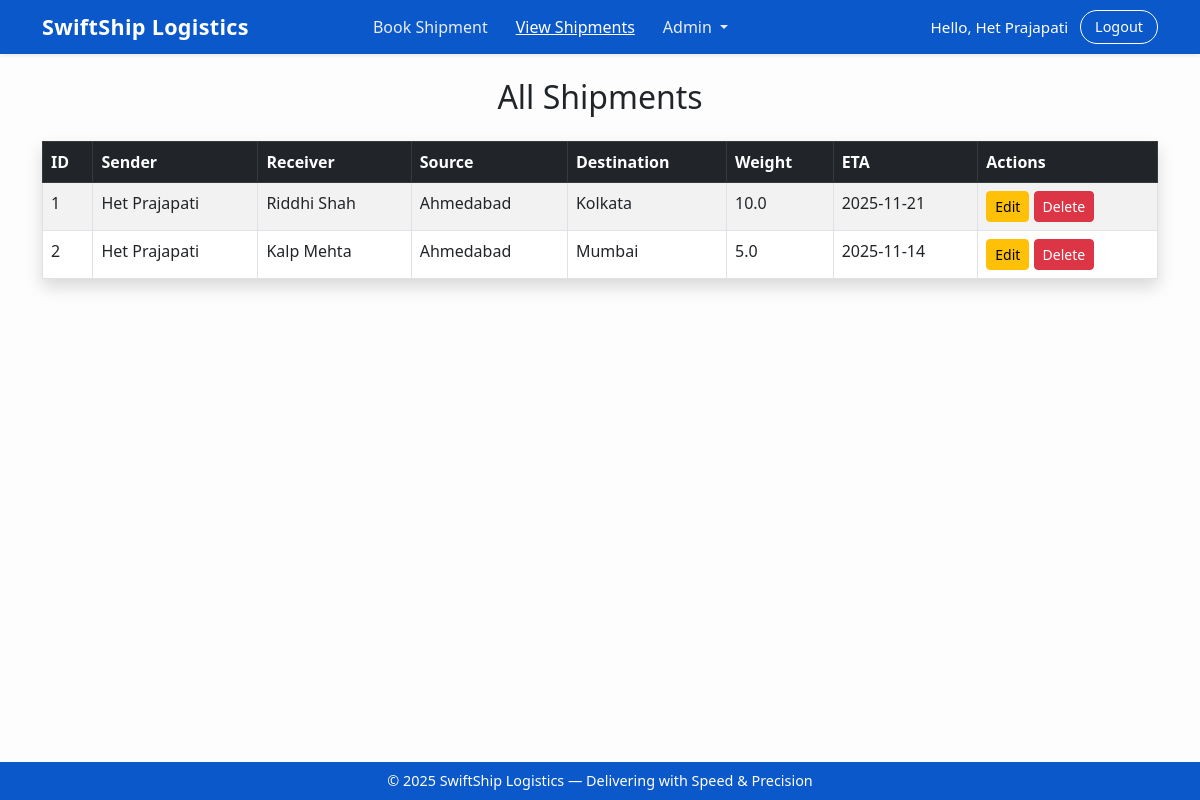
Page /shipments (signed in) on the committed database.
### tables this page shows
CREATE TABLE shipments (
            id INTEGER PRIMARY KEY AUTOINCREMENT,
            sender TEXT NOT NULL,
            receiver TEXT NOT NULL,
            source TEXT NOT NULL,
            destination TEXT NOT NULL,
            weight REAL NOT NULL,
            eta TEXT
        );

### booking_service_orchestrator/routes/booking_routes.py (the view)
@booking_bp.route("/shipments")
@login_required
def shipments_list():
    shipments = get_all_shipments()
    return render_template("shipments_list.html", shipments=shipments)

### booking_service_orchestrator/models/shipment_model.py (called while the page is built)
def get_all_shipments():
    conn = sqlite3.connect(DB_NAME)
    cursor = conn.cursor()
    cursor.execute("SELECT * FROM shipments")
    shipments = cursor.fetchall()
    conn.close()
    return shipments

### booking_service_orchestrator/routes/booking_routes.py (called while the page is built)
def login_required(f):
    @wraps(f)
    def protected(*args, **kwargs):
        if "user_id" not in session:
            return redirect("/login")
        return f(*args, **kwargs)
    return protected

### booking_service_orchestrator/templates/shipments_list.html
{% extends "base.html" %}
{% block content %}
<h2 class="mb-4 text-center">All Shipments</h2>
<table class="table table-bordered table-striped shadow">
    <thead class="table-dark">
        <tr>
            <th>ID</th>
            <th>Sender</th>
            <th>Receiver</th>
            <th>Source</th>
            <th>Destination</th>
            <th>Weight</th>
            <th>ETA</th>
            <th>Actions</th>
        </tr>
    </thead>
    <tbody>
    {% for s in shipments %}
        <tr>
            <td>{{ s[0] }}</td>
            <td>{{ s[1] }}</td>
            <td>{{ s[2] }}</td>
            <td>{{ s[3] }}</td>
            <td>{{ s[4] }}</td>
            <td>{{ s[5] }}</td>
            <td>{{ s[6] }}</td>
            <td>
                <a href="/edit/{{ s[0] }}" class="btn btn-sm btn-warning">Edit</a>
                <a href="/delete/{{ s[0] }}" class="btn btn-sm btn-danger" onclick="return confirm('Delete this record?')">Delete</a>
            </td>
        </tr>
    {% endfor %}
    </tbody>
</table>
{% endblock %}

### booking_service_orchestrator/templates/base.html (shortened to what this page needs)
<!DOCTYPE html>
<html>
<head>
    <link rel="stylesheet"
          href="https://cdn.jsdelivr.net/npm/bootstrap@5.3.0/dist/css/bootstrap.min.css">
</head>
<body class="d-flex flex-column min-vh-100">
<nav class="navbar navbar-expand-lg navbar-dark shadow-sm">
  <div class="container">
    <a class="navbar-brand" href="/book">SwiftShip Logistics</a>
    <div class="collapse navbar-collapse" id="navbarNav">
      {% if session.get("user_id") %}
      <ul class="navbar-nav mx-auto">
        <li class="nav-item">
          <a class="nav-link {% if '/book' in request.path %}active{% endif %}" href="/book">Book Shipment</a>
        </li>
        <li class="nav-item">
          <a class="nav-link {% if '/shipments' in request.path %}active{% endif %}" href="/shipments">View Shipments</a>
        </li>
        <li class="nav-item dropdown">
          <a class="nav-link dropdown-toggle {% if '/admin' in request.path %}active{% endif %}"
             href="#" role="button" data-bs-toggle="dropdown">
            Admin
          </a>
        </li>
      </ul>
      {% endif %}
      <div class="user-section ms-auto">
        {% if session.get("user_id") %}
            <span class="navbar-text">Hello, {{ session.get("user_name") }}</span>
            <a class="btn-logout" href="/logout">Logout</a>
        {% else %}
            <a class="nav-link {% if '/login' in request.path %}active{% endif %}" href="/login">Login</a>
            <a class="nav-link {% if '/signup' in request.path %}active{% endif %}" href="/signup">Sign Up</a>
        {% endif %}
      </div>
    </div>
  </div>
</nav>
<main class="flex-fill container py-4">
    {% block content %}{% endblock %}
</main>
<footer class="mt-auto">
    <p>© 2025 SwiftShip Logistics — Delivering with Speed & Precision</p>
</footer>
</body>
</html>

### booking_service_orchestrator/templates/base.html (style rules this page uses)
:root { --brand-blue: #0a58ca; }
body { background-color: #fdfdfd; }
.navbar { background-color: var(--brand-blue) !important; padding-top: 6px !important; padding-bottom: 6px !important; }
.navbar-brand { font-weight: 600; font-size: 1.35rem; letter-spacing: .3px; }
.nav-link { font-size: 1rem; margin: 0 6px; color: #e8ecf4 !important; }
.nav-link.active, .nav-link:hover { color: #ffffff !important; text-decoration: underline; }
.user-section { display: flex; align-items: center; gap: 12px; }
.navbar-text { font-size: .95rem; color: #ffffff !important; }
.btn-logout { border: 1px solid #fff; color: #fff; padding: 5px 14px; border-radius: 18px; text-decoration: none; font-size: .9rem; transition: .25s; }
footer { background: var(--brand-blue); color: #fff; padding: 8px 0; text-align: center; }
footer p { margin: 0; font-size: .9rem; }

### rows in the picture
shipments: id "1", sender "Het Prajapati", receiver "Riddhi Shah", source "Ahmedabad", destination "Kolkata", weight "10.0", eta "2025-11-21"
shipments: id "2", sender "Het Prajapati", receiver "Kalp Mehta", source "Ahmedabad", destination "Mumbai", weight "5.0", eta "2025-11-14"

### other values in the picture
{{ session.get("user_name") }} "Het Prajapati"
